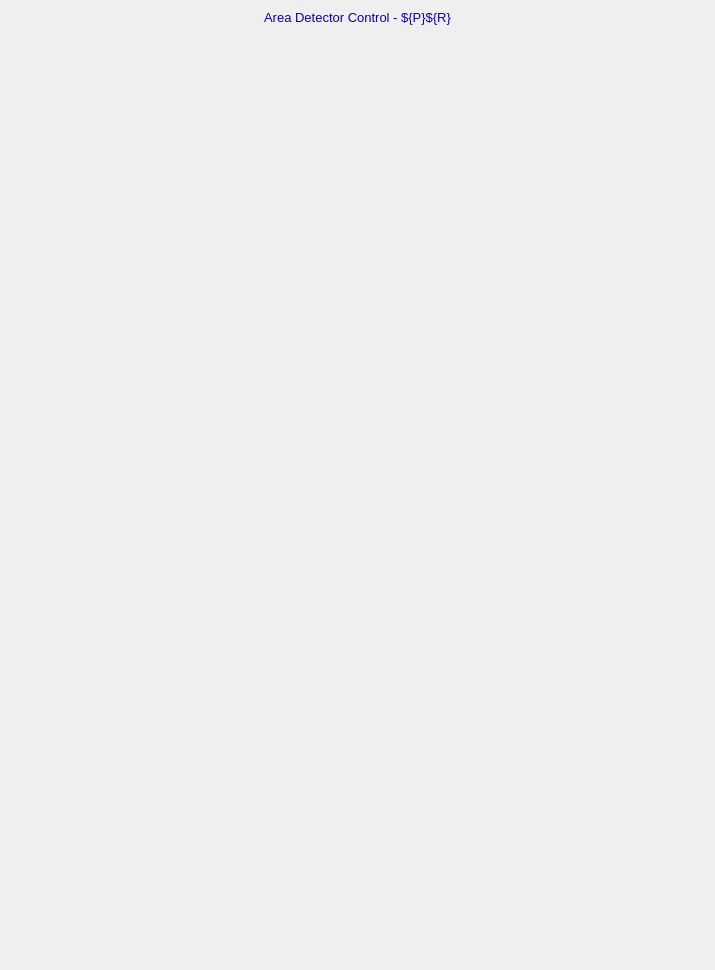
<?xml version="1.0" ?>
<ui version="4.0">
  <class>Dialog</class>
  <widget class="PyDMFrame" name="screen">
    <property name="geometry">
      <rect>
        <x>670</x>
        <y>172</y>
        <width>715</width>
        <height>970</height>
      </rect>
    </property>
    <property name="styleSheet">
      <string notr="true">PyDMFrame#screen {
  color: rgb(0, 0, 0);
  background-color: rgb(187, 187, 187);
  }</string>
    </property>
    <property name="windowTitle">
      <string>ADBase</string>
    </property>
    <widget class="PyDMDrawingRectangle" name="rectangle">
      <property name="geometry">
        <rect>
          <x>0</x>
          <y>4</y>
          <width>715</width>
          <height>25</height>
        </rect>
      </property>
      <property name="brush" stdset="0">
        <brush brushstyle="SolidPattern">
          <color alpha="255">
            <red>218</red>
            <green>218</green>
            <blue>218</blue>
          </color>
        </brush>
      </property>
      <property name="penStyle" stdset="0">
        <enum>Qt::SolidLine</enum>
      </property>
      <property name="penColor" stdset="0">
        <color>
          <red>218</red>
          <green>218</green>
          <blue>218</blue>
        </color>
      </property>
      <property name="penWidth" stdset="0">
        <double>0</double>
      </property>
      <property name="penCapStyle" stdset="0">
        <enum>Qt::FlatCap</enum>
      </property>
      <property name="toolTip">
        <string>rectangle</string>
      </property>
    </widget>
    <widget class="PyDMEmbeddedDisplay" name="composite">
      <property name="geometry">
        <rect>
          <x>6</x>
          <y>35</y>
          <width>350</width>
          <height>340</height>
        </rect>
      </property>
      <property name="toolTip">
        <string>composite</string>
      </property>
      <property name="filename" stdset="0">
        <string>ADSetup.ui</string>
      </property>
    </widget>
    <widget class="PyDMEmbeddedDisplay" name="composite_1">
      <property name="geometry">
        <rect>
          <x>360</x>
          <y>35</y>
          <width>350</width>
          <height>165</height>
        </rect>
      </property>
      <property name="toolTip">
        <string>composite_1</string>
      </property>
      <property name="filename" stdset="0">
        <string>ADShutter.ui</string>
      </property>
    </widget>
    <widget class="PyDMEmbeddedDisplay" name="composite_2">
      <property name="geometry">
        <rect>
          <x>360</x>
          <y>855</y>
          <width>350</width>
          <height>110</height>
        </rect>
      </property>
      <property name="toolTip">
        <string>composite_2</string>
      </property>
      <property name="filename" stdset="0">
        <string>ADAttrFile.ui</string>
      </property>
    </widget>
    <widget class="PyDMEmbeddedDisplay" name="composite_3">
      <property name="geometry">
        <rect>
          <x>5</x>
          <y>850</y>
          <width>350</width>
          <height>60</height>
        </rect>
      </property>
      <property name="toolTip">
        <string>composite_3</string>
      </property>
      <property name="filename" stdset="0">
        <string>ADDriverFile.ui</string>
      </property>
    </widget>
    <widget class="PyDMEmbeddedDisplay" name="composite_4">
      <property name="geometry">
        <rect>
          <x>5</x>
          <y>465</y>
          <width>350</width>
          <height>380</height>
        </rect>
      </property>
      <property name="toolTip">
        <string>composite_4</string>
      </property>
      <property name="filename" stdset="0">
        <string>ADReadout.ui</string>
      </property>
    </widget>
    <widget class="PyDMEmbeddedDisplay" name="composite_5">
      <property name="geometry">
        <rect>
          <x>360</x>
          <y>205</y>
          <width>350</width>
          <height>480</height>
        </rect>
      </property>
      <property name="toolTip">
        <string>composite_5</string>
      </property>
      <property name="filename" stdset="0">
        <string>ADCollect.ui</string>
      </property>
    </widget>
    <widget class="PyDMEmbeddedDisplay" name="composite_6">
      <property name="geometry">
        <rect>
          <x>5</x>
          <y>380</y>
          <width>350</width>
          <height>80</height>
        </rect>
      </property>
      <property name="toolTip">
        <string>composite_6</string>
      </property>
      <property name="filename" stdset="0">
        <string>ADPlugins.ui</string>
      </property>
    </widget>
    <widget class="PyDMEmbeddedDisplay" name="composite_7">
      <property name="geometry">
        <rect>
          <x>360</x>
          <y>690</y>
          <width>350</width>
          <height>160</height>
        </rect>
      </property>
      <property name="toolTip">
        <string>composite_7</string>
      </property>
      <property name="filename" stdset="0">
        <string>ADBuffers.ui</string>
      </property>
    </widget>
    <widget class="QLabel" name="text">
      <property name="geometry">
        <rect>
          <x>0</x>
          <y>5</y>
          <width>715</width>
          <height>25</height>
        </rect>
      </property>
      <property name="text">
        <string>Area Detector Control - ${P}${R}</string>
      </property>
      <property name="font" stdset="0">
        <font>
          <pointsize>10</pointsize>
        </font>
      </property>
      <property name="brush" stdset="0">
        <brush brushstyle="SolidPattern">
          <color alpha="255">
            <red>10</red>
            <green>0</green>
            <blue>184</blue>
          </color>
        </brush>
      </property>
      <property name="toolTip">
        <string>text</string>
      </property>
      <property name="alignment">
        <set>Qt::AlignCenter</set>
      </property>
      <property name="styleSheet">
        <string notr="true">QLabel#text {
  color: rgb(10, 0, 184);
  }</string>
      </property>
    </widget>
  </widget>
  <customwidgets>
    <customwidget>
      <class>PyDMDrawingRectangle</class>
      <extends>QWidget</extends>
      <header>pydm.widgets.drawing</header>
    </customwidget>
    <customwidget>
      <class>PyDMEmbeddedDisplay</class>
      <extends>QFrame</extends>
      <header>pydm.widgets.embedded_display</header>
    </customwidget>
    <customwidget>
      <class>PyDMLabel</class>
      <extends>QLabel</extends>
      <header>pydm.widgets.label</header>
    </customwidget>
    <customwidget>
      <class>PyDMFrame</class>
      <extends>QFrame</extends>
      <header>pydm.widgets.frame</header>
    </customwidget>
  </customwidgets>
</ui>
